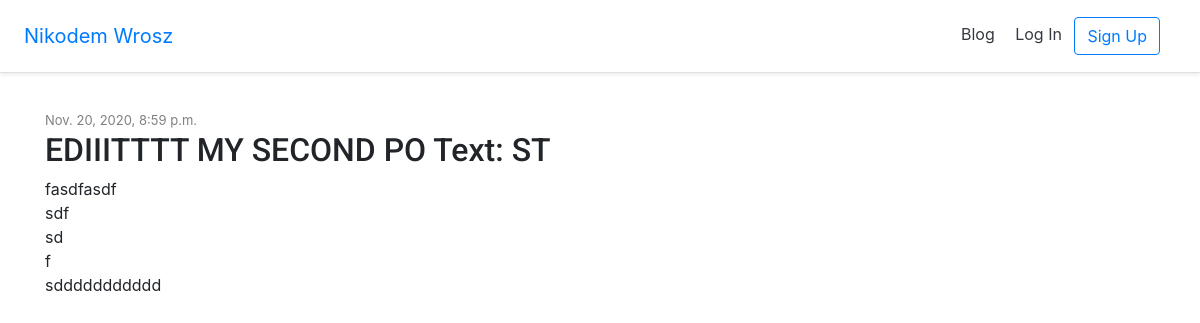
The app's page /blog/post/2/ with its own data.
### blog/models.py (models this page shows, shortened)
class Post(models.Model):
    author = models.ForeignKey('users.CustomUser', on_delete=models.CASCADE)
    title = models.CharField(max_length=200)
    text = models.TextField()
    created_date = models.DateTimeField(
            default=timezone.now)
    published_date = models.DateTimeField(
            blank=True, null=True)

### blog/views.py (the view)
# urls.py: path('post/<int:pk>/', views.post_detail, name='post_detail'),
def post_detail(request, pk):
    post = get_object_or_404(Post, pk=pk)
    return render(request, 'blog/post_detail.html', {'post':post})

### templates/blog/post_detail.html (shortened to what this page needs)
{% extends '_base.html' %}
{% load static %}
{% block content %}
    <div class="post">
        {% if post.published_date %}
            <div class="date">
                {{ post.published_date }}
            </div>
        {% endif %}
        <h2>{{ post.title }}</h2>
        <p>{{ post.text|linebreaksbr }}</p>
    </div>
{% endblock content %}

### static/css/base.css (style rules this page uses)
.post { padding-top: 2%; }
.post h2 { font-family: 'Roboto'; }
.post .date { color: grey; font-size: small; }

### records on screen
Post: published_date "Nov. 20, 2020, 8:59 p.m.", title "EDIIITTTT MY SECOND PO Text: ST", text "fasdfasdf sdf sd f sddddddddddd"
